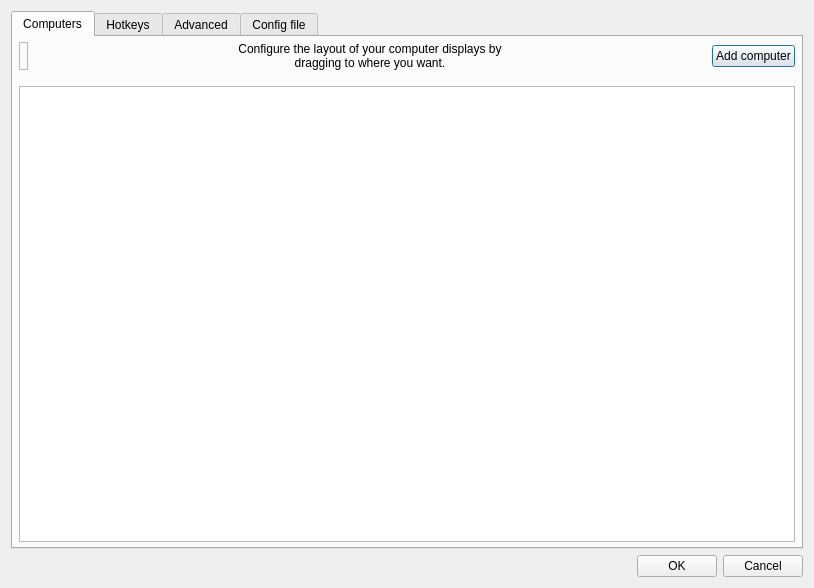
<?xml version="1.0" encoding="UTF-8"?>
<ui version="4.0">
 <class>ServerConfigDialog</class>
 <widget class="QDialog" name="ServerConfigDialog">
  <property name="geometry">
   <rect>
    <x>0</x>
    <y>0</y>
    <width>814</width>
    <height>588</height>
   </rect>
  </property>
  <property name="minimumSize">
   <size>
    <width>0</width>
    <height>0</height>
   </size>
  </property>
  <property name="windowTitle">
   <string>Server Configuration</string>
  </property>
  <layout class="QVBoxLayout">
   <item>
    <widget class="QTabWidget" name="m_pTabWidget">
     <property name="minimumSize">
      <size>
       <width>0</width>
       <height>0</height>
      </size>
     </property>
     <property name="currentIndex">
      <number>0</number>
     </property>
     <widget class="QWidget" name="m_pTabScreens">
      <attribute name="title">
       <string>Computers</string>
      </attribute>
      <layout class="QVBoxLayout">
       <property name="leftMargin">
        <number>6</number>
       </property>
       <property name="topMargin">
        <number>5</number>
       </property>
       <property name="rightMargin">
        <number>6</number>
       </property>
       <property name="bottomMargin">
        <number>5</number>
       </property>
       <item>
        <layout class="QHBoxLayout" name="m_pLayoutScreens">
         <property name="spacing">
          <number>6</number>
         </property>
         <item>
          <widget class="TrashScreenWidget" name="m_pTrashScreenWidget">
           <property name="acceptDrops">
            <bool>true</bool>
           </property>
           <property name="toolTip">
            <string>Drag a screen from the grid to the trashcan to remove it.</string>
           </property>
           <property name="frameShape">
            <enum>QFrame::StyledPanel</enum>
           </property>
           <property name="frameShadow">
            <enum>QFrame::Raised</enum>
           </property>
           <property name="text">
            <string/>
           </property>
           <property name="pixmap">
            <pixmap>:/icons/64x64/user-trash.png</pixmap>
           </property>
          </widget>
         </item>
         <item>
          <spacer name="horizontalSpacer_21">
           <property name="orientation">
            <enum>Qt::Horizontal</enum>
           </property>
           <property name="sizeHint" stdset="0">
            <size>
             <width>40</width>
             <height>20</height>
            </size>
           </property>
          </spacer>
         </item>
         <item>
          <widget class="QLabel" name="label_2">
           <property name="sizePolicy">
            <sizepolicy hsizetype="Preferred" vsizetype="Preferred">
             <horstretch>1</horstretch>
             <verstretch>0</verstretch>
            </sizepolicy>
           </property>
           <property name="maximumSize">
            <size>
             <width>310</width>
             <height>16777215</height>
            </size>
           </property>
           <property name="text">
            <string>Configure the layout of your computer displays by dragging to where you want.</string>
           </property>
           <property name="alignment">
            <set>Qt::AlignCenter</set>
           </property>
           <property name="wordWrap">
            <bool>true</bool>
           </property>
           <property name="indent">
            <number>-1</number>
           </property>
          </widget>
         </item>
         <item>
          <spacer name="horizontalSpacer_22">
           <property name="orientation">
            <enum>Qt::Horizontal</enum>
           </property>
           <property name="sizeHint" stdset="0">
            <size>
             <width>40</width>
             <height>20</height>
            </size>
           </property>
          </spacer>
         </item>
         <item>
          <layout class="QVBoxLayout" name="m_pLayoutAddComputer">
           <property name="spacing">
            <number>0</number>
           </property>
           <property name="leftMargin">
            <number>0</number>
           </property>
           <item>
            <widget class="QPushButton" name="m_pButtonAddComputer">
             <property name="text">
              <string>Add computer</string>
             </property>
             <property name="default">
              <bool>true</bool>
             </property>
            </widget>
           </item>
          </layout>
         </item>
        </layout>
       </item>
       <item>
        <spacer name="verticalSpacer">
         <property name="orientation">
          <enum>Qt::Vertical</enum>
         </property>
         <property name="sizeType">
          <enum>QSizePolicy::Fixed</enum>
         </property>
         <property name="sizeHint" stdset="0">
          <size>
           <width>20</width>
           <height>10</height>
          </size>
         </property>
        </spacer>
       </item>
       <item>
        <widget class="ScreenSetupView" name="m_pScreenSetupView">
         <property name="sizePolicy">
          <sizepolicy hsizetype="MinimumExpanding" vsizetype="Expanding">
           <horstretch>0</horstretch>
           <verstretch>0</verstretch>
          </sizepolicy>
         </property>
         <property name="minimumSize">
          <size>
           <width>0</width>
           <height>273</height>
          </size>
         </property>
         <property name="maximumSize">
          <size>
           <width>16777215</width>
           <height>16777215</height>
          </size>
         </property>
         <property name="acceptDrops">
          <bool>true</bool>
         </property>
         <property name="autoFillBackground">
          <bool>false</bool>
         </property>
         <property name="frameShape">
          <enum>QFrame::StyledPanel</enum>
         </property>
         <property name="frameShadow">
          <enum>QFrame::Sunken</enum>
         </property>
        </widget>
       </item>
      </layout>
     </widget>
     <widget class="QWidget" name="m_pTabHotkeys">
      <attribute name="title">
       <string>Hotkeys</string>
      </attribute>
      <layout class="QHBoxLayout">
       <item>
        <widget class="QGroupBox" name="groupBox">
         <property name="font">
          <font>
           <kerning>false</kerning>
          </font>
         </property>
         <property name="title">
          <string>&amp;Hotkeys</string>
         </property>
         <layout class="QGridLayout">
          <item row="0" column="0" rowspan="4">
           <widget class="QListWidget" name="m_pListHotkeys"/>
          </item>
          <item row="0" column="1">
           <widget class="QPushButton" name="m_pButtonNewHotkey">
            <property name="enabled">
             <bool>true</bool>
            </property>
            <property name="text">
             <string>&amp;New</string>
            </property>
           </widget>
          </item>
          <item row="1" column="1">
           <widget class="QPushButton" name="m_pButtonEditHotkey">
            <property name="enabled">
             <bool>false</bool>
            </property>
            <property name="text">
             <string>&amp;Edit</string>
            </property>
           </widget>
          </item>
          <item row="2" column="1">
           <widget class="QPushButton" name="m_pButtonRemoveHotkey">
            <property name="enabled">
             <bool>false</bool>
            </property>
            <property name="text">
             <string>&amp;Remove</string>
            </property>
           </widget>
          </item>
          <item row="3" column="1">
           <spacer>
            <property name="orientation">
             <enum>Qt::Vertical</enum>
            </property>
            <property name="sizeHint" stdset="0">
             <size>
              <width>75</width>
              <height>161</height>
             </size>
            </property>
           </spacer>
          </item>
         </layout>
        </widget>
       </item>
       <item>
        <widget class="QGroupBox" name="groupBox_2">
         <property name="font">
          <font>
           <kerning>true</kerning>
          </font>
         </property>
         <property name="title">
          <string>A&amp;ctions</string>
         </property>
         <layout class="QGridLayout">
          <item row="0" column="0" rowspan="4">
           <widget class="QListWidget" name="m_pListActions"/>
          </item>
          <item row="0" column="1">
           <widget class="QPushButton" name="m_pButtonNewAction">
            <property name="enabled">
             <bool>false</bool>
            </property>
            <property name="text">
             <string>Ne&amp;w</string>
            </property>
           </widget>
          </item>
          <item row="1" column="1">
           <widget class="QPushButton" name="m_pButtonEditAction">
            <property name="enabled">
             <bool>false</bool>
            </property>
            <property name="text">
             <string>E&amp;dit</string>
            </property>
           </widget>
          </item>
          <item row="2" column="1">
           <widget class="QPushButton" name="m_pButtonRemoveAction">
            <property name="enabled">
             <bool>false</bool>
            </property>
            <property name="text">
             <string>Re&amp;move</string>
            </property>
           </widget>
          </item>
          <item row="3" column="1">
           <spacer>
            <property name="orientation">
             <enum>Qt::Vertical</enum>
            </property>
            <property name="sizeHint" stdset="0">
             <size>
              <width>20</width>
              <height>40</height>
             </size>
            </property>
           </spacer>
          </item>
         </layout>
        </widget>
       </item>
      </layout>
     </widget>
     <widget class="QWidget" name="m_pTabAdvanced">
      <attribute name="title">
       <string>Advanced</string>
      </attribute>
      <layout class="QGridLayout" name="m_pGridCorners">
       <item row="0" column="1">
        <widget class="QGroupBox" name="m_pGroupCorners">
         <property name="font">
          <font>
           <kerning>true</kerning>
          </font>
         </property>
         <property name="title">
          <string>&amp;Dead corners (for this computer)</string>
         </property>
         <property name="checked">
          <bool>false</bool>
         </property>
         <layout class="QVBoxLayout" name="verticalLayout_6">
          <property name="topMargin">
           <number>6</number>
          </property>
          <item>
           <layout class="QGridLayout" name="m_pLayoutCorners">
            <item row="1" column="0">
             <widget class="QCheckBox" name="m_pCheckBoxCornerBottomLeft">
              <property name="text">
               <string>&amp;Bottom-left</string>
              </property>
             </widget>
            </item>
            <item row="0" column="0">
             <widget class="QCheckBox" name="m_pCheckBoxCornerTopLeft">
              <property name="text">
               <string>To&amp;p-left</string>
              </property>
             </widget>
            </item>
            <item row="1" column="1">
             <widget class="QCheckBox" name="m_pCheckBoxCornerBottomRight">
              <property name="text">
               <string>Bottom-ri&amp;ght</string>
              </property>
             </widget>
            </item>
            <item row="0" column="1">
             <widget class="QCheckBox" name="m_pCheckBoxCornerTopRight">
              <property name="text">
               <string>Top-rig&amp;ht</string>
              </property>
             </widget>
            </item>
           </layout>
          </item>
          <item>
           <layout class="QHBoxLayout" name="m_pLayoutCornerSize">
            <item>
             <widget class="QLabel" name="label">
              <property name="text">
               <string>Cor&amp;ner size</string>
              </property>
              <property name="buddy">
               <cstring>m_pSpinBoxSwitchCornerSize</cstring>
              </property>
             </widget>
            </item>
            <item>
             <spacer name="horizontalSpacer_7">
              <property name="orientation">
               <enum>Qt::Horizontal</enum>
              </property>
              <property name="sizeHint" stdset="0">
               <size>
                <width>40</width>
                <height>20</height>
               </size>
              </property>
             </spacer>
            </item>
            <item>
             <widget class="QSpinBox" name="m_pSpinBoxSwitchCornerSize">
              <property name="maximum">
               <number>30000</number>
              </property>
             </widget>
            </item>
            <item>
             <widget class="QLabel" name="label_3">
              <property name="sizePolicy">
               <sizepolicy hsizetype="Minimum" vsizetype="Minimum">
                <horstretch>0</horstretch>
                <verstretch>0</verstretch>
               </sizepolicy>
              </property>
              <property name="text">
               <string>px</string>
              </property>
             </widget>
            </item>
           </layout>
          </item>
          <item>
           <spacer name="verticalSpacer_7">
            <property name="orientation">
             <enum>Qt::Vertical</enum>
            </property>
            <property name="sizeHint" stdset="0">
             <size>
              <width>20</width>
              <height>0</height>
             </size>
            </property>
           </spacer>
          </item>
         </layout>
        </widget>
       </item>
       <item row="0" column="0">
        <widget class="QGroupBox" name="m_pGroupOptions">
         <property name="font">
          <font>
           <kerning>false</kerning>
          </font>
         </property>
         <property name="title">
          <string>&amp;Misc</string>
         </property>
         <layout class="QVBoxLayout" name="verticalLayout_4">
          <item>
           <widget class="QCheckBox" name="m_pCheckBoxDisableLockToScreen">
            <property name="text">
             <string>Disable lock to screen (scroll lock key)</string>
            </property>
           </widget>
          </item>
          <item>
           <widget class="QCheckBox" name="m_pCheckBoxRelativeMouseMoves">
            <property name="enabled">
             <bool>true</bool>
            </property>
            <property name="text">
             <string>Use &amp;relative mouse movements</string>
            </property>
           </widget>
          </item>
          <item>
           <widget class="QCheckBox" name="m_pCheckBoxWin32KeepForeground">
            <property name="enabled">
             <bool>true</bool>
            </property>
            <property name="text">
             <string>Don't take &amp;foreground window (Windows only)</string>
            </property>
           </widget>
          </item>
          <item>
           <layout class="QHBoxLayout" name="m_pLayoutClipboard">
            <property name="spacing">
             <number>6</number>
            </property>
            <item>
             <widget class="QCheckBox" name="m_pCheckBoxEnableClipboard">
              <property name="sizePolicy">
               <sizepolicy hsizetype="Minimum" vsizetype="Preferred">
                <horstretch>0</horstretch>
                <verstretch>0</verstretch>
               </sizepolicy>
              </property>
              <property name="text">
               <string>Enable clipboard sharing</string>
              </property>
              <property name="checked">
               <bool>true</bool>
              </property>
             </widget>
            </item>
            <item>
             <spacer name="horizontalSpacer">
              <property name="orientation">
               <enum>Qt::Horizontal</enum>
              </property>
              <property name="sizeHint" stdset="0">
               <size>
                <width>40</width>
                <height>20</height>
               </size>
              </property>
             </spacer>
            </item>
            <item>
             <widget class="QLabel" name="label_7">
              <property name="text">
               <string>Limit:</string>
              </property>
             </widget>
            </item>
            <item>
             <widget class="QSpinBox" name="m_pSpinBoxClipboardSizeLimit">
              <property name="enabled">
               <bool>false</bool>
              </property>
              <property name="maximum">
               <number>10000</number>
              </property>
              <property name="value">
               <number>3</number>
              </property>
             </widget>
            </item>
            <item>
             <widget class="QLabel" name="label_4">
              <property name="text">
               <string>MB</string>
              </property>
             </widget>
            </item>
           </layout>
          </item>
          <item>
           <spacer name="verticalSpacer_6">
            <property name="orientation">
             <enum>Qt::Vertical</enum>
            </property>
            <property name="sizeHint" stdset="0">
             <size>
              <width>20</width>
              <height>0</height>
             </size>
            </property>
           </spacer>
          </item>
         </layout>
        </widget>
       </item>
       <item row="1" column="0">
        <widget class="QGroupBox" name="m_pGroupNetwork">
         <property name="title">
          <string>&amp;Network</string>
         </property>
         <layout class="QVBoxLayout" name="verticalLayout_5">
          <item>
           <layout class="QHBoxLayout">
            <property name="spacing">
             <number>9</number>
            </property>
            <property name="leftMargin">
             <number>0</number>
            </property>
            <item>
             <widget class="QCheckBox" name="m_pCheckBoxHeartbeat">
              <property name="enabled">
               <bool>true</bool>
              </property>
              <property name="whatsThis">
               <string>&lt;html&gt;&lt;head/&gt;&lt;body&gt;&lt;p&gt;Enables the network heartbeat to ping clients every &lt;span style=&quot; font-style:italic;&quot;&gt;n&lt;/span&gt; seconds. This may help to diagnose network problems by retrying the connection if the client becomes unresponsive.&lt;/p&gt;&lt;/body&gt;&lt;/html&gt;</string>
              </property>
              <property name="text">
               <string>&amp;Check clients every</string>
              </property>
             </widget>
            </item>
            <item>
             <spacer>
              <property name="orientation">
               <enum>Qt::Horizontal</enum>
              </property>
              <property name="sizeHint" stdset="0">
               <size>
                <width>40</width>
                <height>20</height>
               </size>
              </property>
             </spacer>
            </item>
            <item>
             <widget class="QSpinBox" name="m_pSpinBoxHeartbeat">
              <property name="enabled">
               <bool>false</bool>
              </property>
              <property name="sizePolicy">
               <sizepolicy hsizetype="Maximum" vsizetype="Fixed">
                <horstretch>0</horstretch>
                <verstretch>0</verstretch>
               </sizepolicy>
              </property>
              <property name="minimum">
               <number>1000</number>
              </property>
              <property name="maximum">
               <number>30000</number>
              </property>
              <property name="singleStep">
               <number>1000</number>
              </property>
              <property name="value">
               <number>5000</number>
              </property>
             </widget>
            </item>
            <item>
             <widget class="QLabel" name="m_pLabel_16">
              <property name="text">
               <string>ms</string>
              </property>
             </widget>
            </item>
           </layout>
          </item>
          <item>
           <layout class="QHBoxLayout" name="horizontalLayout_5">
            <item>
             <widget class="QLabel" name="m_pLabelProtocol">
              <property name="whatsThis">
               <string>&lt;p&gt;Enables compatibility with programs that use either the Synergy or Barrier protocols:&lt;/p&gt;
&lt;ul&gt;
&lt;li&gt;Deskflow uses the Synergy protocol.&lt;/li&gt;
&lt;li&gt;Input Leap uses the Barrier protocol.&lt;/li&gt;
&lt;/ul&gt;
&lt;p&gt;A Deskflow client will automatically use either the Synergy or Barrier protocol depending on the server protocol.&lt;/p&gt;</string>
              </property>
              <property name="text">
               <string>Network protocol</string>
              </property>
             </widget>
            </item>
            <item>
             <spacer name="horizontalSpacer_8">
              <property name="orientation">
               <enum>Qt::Horizontal</enum>
              </property>
              <property name="sizeHint" stdset="0">
               <size>
                <width>40</width>
                <height>20</height>
               </size>
              </property>
             </spacer>
            </item>
            <item>
             <widget class="QRadioButton" name="m_pRadioProtocolSynergy">
              <property name="text">
               <string>&amp;Synergy</string>
              </property>
              <property name="checked">
               <bool>true</bool>
              </property>
             </widget>
            </item>
            <item>
             <widget class="QRadioButton" name="m_pRadioProtocolBarrier">
              <property name="text">
               <string>&amp;Barrier</string>
              </property>
             </widget>
            </item>
           </layout>
          </item>
          <item>
           <spacer name="verticalSpacer_3">
            <property name="orientation">
             <enum>Qt::Vertical</enum>
            </property>
            <property name="sizeHint" stdset="0">
             <size>
              <width>20</width>
              <height>0</height>
             </size>
            </property>
           </spacer>
          </item>
         </layout>
        </widget>
       </item>
       <item row="1" column="1">
        <widget class="QGroupBox" name="m_pGroupSwitch">
         <property name="font">
          <font>
           <kerning>true</kerning>
          </font>
         </property>
         <property name="title">
          <string>&amp;Switching</string>
         </property>
         <layout class="QVBoxLayout">
          <property name="spacing">
           <number>6</number>
          </property>
          <property name="topMargin">
           <number>6</number>
          </property>
          <property name="bottomMargin">
           <number>6</number>
          </property>
          <item>
           <layout class="QHBoxLayout">
            <item>
             <widget class="QCheckBox" name="m_pCheckBoxSwitchDelay">
              <property name="enabled">
               <bool>true</bool>
              </property>
              <property name="text">
               <string>Switch &amp;after waiting</string>
              </property>
             </widget>
            </item>
            <item>
             <spacer>
              <property name="orientation">
               <enum>Qt::Horizontal</enum>
              </property>
              <property name="sizeHint" stdset="0">
               <size>
                <width>40</width>
                <height>20</height>
               </size>
              </property>
             </spacer>
            </item>
            <item>
             <widget class="QSpinBox" name="m_pSpinBoxSwitchDelay">
              <property name="enabled">
               <bool>false</bool>
              </property>
              <property name="minimum">
               <number>10</number>
              </property>
              <property name="maximum">
               <number>10000</number>
              </property>
              <property name="singleStep">
               <number>10</number>
              </property>
              <property name="value">
               <number>250</number>
              </property>
             </widget>
            </item>
            <item>
             <widget class="QLabel" name="m_pLabel_14">
              <property name="text">
               <string>ms</string>
              </property>
             </widget>
            </item>
           </layout>
          </item>
          <item>
           <layout class="QHBoxLayout">
            <item>
             <widget class="QCheckBox" name="m_pCheckBoxSwitchDoubleTap">
              <property name="enabled">
               <bool>true</bool>
              </property>
              <property name="text">
               <string>Switch on double &amp;tap within</string>
              </property>
             </widget>
            </item>
            <item>
             <spacer>
              <property name="orientation">
               <enum>Qt::Horizontal</enum>
              </property>
              <property name="sizeHint" stdset="0">
               <size>
                <width>40</width>
                <height>20</height>
               </size>
              </property>
             </spacer>
            </item>
            <item>
             <widget class="QSpinBox" name="m_pSpinBoxSwitchDoubleTap">
              <property name="enabled">
               <bool>false</bool>
              </property>
              <property name="minimum">
               <number>10</number>
              </property>
              <property name="maximum">
               <number>10000</number>
              </property>
              <property name="singleStep">
               <number>10</number>
              </property>
              <property name="value">
               <number>250</number>
              </property>
             </widget>
            </item>
            <item>
             <widget class="QLabel" name="m_pLabel_15">
              <property name="text">
               <string>ms</string>
              </property>
             </widget>
            </item>
           </layout>
          </item>
          <item>
           <spacer name="verticalSpacer_5">
            <property name="orientation">
             <enum>Qt::Vertical</enum>
            </property>
            <property name="sizeHint" stdset="0">
             <size>
              <width>20</width>
              <height>0</height>
             </size>
            </property>
           </spacer>
          </item>
         </layout>
        </widget>
       </item>
       <item row="2" column="0">
        <spacer name="verticalSpacer_2">
         <property name="orientation">
          <enum>Qt::Vertical</enum>
         </property>
         <property name="sizeHint" stdset="0">
          <size>
           <width>20</width>
           <height>40</height>
          </size>
         </property>
        </spacer>
       </item>
      </layout>
     </widget>
     <widget class="QWidget" name="m_pTabAdvancedConfig">
      <property name="sizePolicy">
       <sizepolicy hsizetype="Preferred" vsizetype="Preferred">
        <horstretch>0</horstretch>
        <verstretch>0</verstretch>
       </sizepolicy>
      </property>
      <attribute name="title">
       <string>Config file</string>
      </attribute>
      <layout class="QVBoxLayout" name="verticalLayout_2">
       <property name="spacing">
        <number>15</number>
       </property>
       <property name="leftMargin">
        <number>120</number>
       </property>
       <property name="topMargin">
        <number>30</number>
       </property>
       <property name="rightMargin">
        <number>120</number>
       </property>
       <item alignment="Qt::AlignHCenter">
        <widget class="QLabel" name="label_5">
         <property name="font">
          <font>
           <pointsize>18</pointsize>
           <bold>true</bold>
          </font>
         </property>
         <property name="text">
          <string>Core server config file</string>
         </property>
         <property name="textFormat">
          <enum>Qt::PlainText</enum>
         </property>
        </widget>
       </item>
       <item>
        <widget class="QLabel" name="label_6">
         <property name="text">
          <string>Use a server config file to create complex screen layouts that are not possible with the simple grid-based screen layout editor.

Enabling this setting will disable the server config GUI.</string>
         </property>
         <property name="textFormat">
          <enum>Qt::MarkdownText</enum>
         </property>
         <property name="alignment">
          <set>Qt::AlignCenter</set>
         </property>
         <property name="wordWrap">
          <bool>true</bool>
         </property>
        </widget>
       </item>
       <item>
        <spacer name="verticalSpacer_4">
         <property name="orientation">
          <enum>Qt::Vertical</enum>
         </property>
         <property name="sizeType">
          <enum>QSizePolicy::Maximum</enum>
         </property>
         <property name="sizeHint" stdset="0">
          <size>
           <width>20</width>
           <height>30</height>
          </size>
         </property>
        </spacer>
       </item>
       <item>
        <layout class="QHBoxLayout" name="m_pLayoutConfigCheckbox">
         <property name="leftMargin">
          <number>0</number>
         </property>
         <property name="topMargin">
          <number>0</number>
         </property>
         <item>
          <spacer name="horizontalSpacer_2">
           <property name="orientation">
            <enum>Qt::Horizontal</enum>
           </property>
           <property name="sizeType">
            <enum>QSizePolicy::Expanding</enum>
           </property>
           <property name="sizeHint" stdset="0">
            <size>
             <width>40</width>
             <height>20</height>
            </size>
           </property>
          </spacer>
         </item>
         <item>
          <widget class="QCheckBox" name="m_pCheckBoxUseExternalConfig">
           <property name="sizePolicy">
            <sizepolicy hsizetype="Fixed" vsizetype="Fixed">
             <horstretch>0</horstretch>
             <verstretch>0</verstretch>
            </sizepolicy>
           </property>
           <property name="minimumSize">
            <size>
             <width>300</width>
             <height>0</height>
            </size>
           </property>
           <property name="text">
            <string>Use a server config file</string>
           </property>
          </widget>
         </item>
         <item>
          <spacer name="horizontalSpacer_3">
           <property name="orientation">
            <enum>Qt::Horizontal</enum>
           </property>
           <property name="sizeType">
            <enum>QSizePolicy::Expanding</enum>
           </property>
           <property name="sizeHint" stdset="0">
            <size>
             <width>40</width>
             <height>20</height>
            </size>
           </property>
          </spacer>
         </item>
        </layout>
       </item>
       <item>
        <layout class="QHBoxLayout" name="m_pLayoutConfigPath">
         <property name="leftMargin">
          <number>40</number>
         </property>
         <property name="topMargin">
          <number>0</number>
         </property>
         <item>
          <spacer name="horizontalSpacer_4">
           <property name="orientation">
            <enum>Qt::Horizontal</enum>
           </property>
           <property name="sizeType">
            <enum>QSizePolicy::Expanding</enum>
           </property>
           <property name="sizeHint" stdset="0">
            <size>
             <width>40</width>
             <height>20</height>
            </size>
           </property>
          </spacer>
         </item>
         <item>
          <widget class="QLabel" name="m_pLabelConfigFile">
           <property name="enabled">
            <bool>false</bool>
           </property>
           <property name="sizePolicy">
            <sizepolicy hsizetype="Fixed" vsizetype="Preferred">
             <horstretch>0</horstretch>
             <verstretch>0</verstretch>
            </sizepolicy>
           </property>
           <property name="minimumSize">
            <size>
             <width>96</width>
             <height>0</height>
            </size>
           </property>
           <property name="text">
            <string>Config file path</string>
           </property>
          </widget>
         </item>
         <item>
          <spacer name="horizontalSpacer_6">
           <property name="orientation">
            <enum>Qt::Horizontal</enum>
           </property>
           <property name="sizeType">
            <enum>QSizePolicy::Fixed</enum>
           </property>
           <property name="sizeHint" stdset="0">
            <size>
             <width>10</width>
             <height>20</height>
            </size>
           </property>
          </spacer>
         </item>
         <item>
          <widget class="QLineEdit" name="m_pEditConfigFile">
           <property name="enabled">
            <bool>false</bool>
           </property>
           <property name="sizePolicy">
            <sizepolicy hsizetype="Fixed" vsizetype="Fixed">
             <horstretch>0</horstretch>
             <verstretch>0</verstretch>
            </sizepolicy>
           </property>
           <property name="minimumSize">
            <size>
             <width>180</width>
             <height>0</height>
            </size>
           </property>
          </widget>
         </item>
         <item>
          <widget class="QPushButton" name="m_pButtonBrowseConfigFile">
           <property name="enabled">
            <bool>false</bool>
           </property>
           <property name="sizePolicy">
            <sizepolicy hsizetype="Fixed" vsizetype="Fixed">
             <horstretch>0</horstretch>
             <verstretch>0</verstretch>
            </sizepolicy>
           </property>
           <property name="minimumSize">
            <size>
             <width>0</width>
             <height>0</height>
            </size>
           </property>
           <property name="cursor">
            <cursorShape>PointingHandCursor</cursorShape>
           </property>
           <property name="text">
            <string/>
           </property>
           <property name="icon">
            <iconset>
             <normaloff>:/icons/64x64/folder.png</normaloff>:/icons/64x64/folder.png</iconset>
           </property>
           <property name="iconSize">
            <size>
             <width>20</width>
             <height>13</height>
            </size>
           </property>
           <property name="flat">
            <bool>true</bool>
           </property>
          </widget>
         </item>
         <item>
          <spacer name="horizontalSpacer_5">
           <property name="orientation">
            <enum>Qt::Horizontal</enum>
           </property>
           <property name="sizeType">
            <enum>QSizePolicy::Expanding</enum>
           </property>
           <property name="sizeHint" stdset="0">
            <size>
             <width>40</width>
             <height>20</height>
            </size>
           </property>
          </spacer>
         </item>
        </layout>
       </item>
       <item>
        <spacer name="verticalSpacer_1">
         <property name="orientation">
          <enum>Qt::Vertical</enum>
         </property>
         <property name="sizeHint" stdset="0">
          <size>
           <width>20</width>
           <height>40</height>
          </size>
         </property>
        </spacer>
       </item>
      </layout>
     </widget>
    </widget>
   </item>
   <item>
    <widget class="QDialogButtonBox" name="m_pButtonBox">
     <property name="orientation">
      <enum>Qt::Horizontal</enum>
     </property>
     <property name="standardButtons">
      <set>QDialogButtonBox::Cancel|QDialogButtonBox::Ok</set>
     </property>
    </widget>
   </item>
  </layout>
 </widget>
 <customwidgets>
  <customwidget>
   <class>ScreenSetupView</class>
   <extends>QTableView</extends>
   <header>ScreenSetupView.h</header>
   <container>1</container>
  </customwidget>
  <customwidget>
   <class>TrashScreenWidget</class>
   <extends>QLabel</extends>
   <header>widgets/TrashScreenWidget.h</header>
  </customwidget>
 </customwidgets>
 <tabstops>
  <tabstop>m_pButtonBrowseConfigFile</tabstop>
  <tabstop>m_pButtonAddComputer</tabstop>
  <tabstop>m_pScreenSetupView</tabstop>
  <tabstop>m_pListHotkeys</tabstop>
  <tabstop>m_pButtonNewHotkey</tabstop>
  <tabstop>m_pButtonEditHotkey</tabstop>
  <tabstop>m_pButtonRemoveHotkey</tabstop>
  <tabstop>m_pListActions</tabstop>
  <tabstop>m_pButtonNewAction</tabstop>
  <tabstop>m_pButtonEditAction</tabstop>
  <tabstop>m_pButtonRemoveAction</tabstop>
  <tabstop>m_pCheckBoxSwitchDelay</tabstop>
  <tabstop>m_pSpinBoxSwitchDelay</tabstop>
  <tabstop>m_pCheckBoxSwitchDoubleTap</tabstop>
  <tabstop>m_pSpinBoxSwitchDoubleTap</tabstop>
  <tabstop>m_pCheckBoxEnableClipboard</tabstop>
  <tabstop>m_pSpinBoxClipboardSizeLimit</tabstop>
  <tabstop>m_pCheckBoxHeartbeat</tabstop>
  <tabstop>m_pSpinBoxHeartbeat</tabstop>
  <tabstop>m_pCheckBoxRelativeMouseMoves</tabstop>
  <tabstop>m_pSpinBoxSwitchCornerSize</tabstop>
  <tabstop>m_pCheckBoxUseExternalConfig</tabstop>
  <tabstop>m_pEditConfigFile</tabstop>
  <tabstop>m_pTabWidget</tabstop>
 </tabstops>
 <resources/>
 <connections>
  <connection>
   <sender>m_pButtonBox</sender>
   <signal>accepted()</signal>
   <receiver>ServerConfigDialog</receiver>
   <slot>accept()</slot>
   <hints>
    <hint type="sourcelabel">
     <x>572</x>
     <y>424</y>
    </hint>
    <hint type="destinationlabel">
     <x>377</x>
     <y>-8</y>
    </hint>
   </hints>
  </connection>
  <connection>
   <sender>m_pButtonBox</sender>
   <signal>rejected()</signal>
   <receiver>ServerConfigDialog</receiver>
   <slot>reject()</slot>
   <hints>
    <hint type="sourcelabel">
     <x>641</x>
     <y>424</y>
    </hint>
    <hint type="destinationlabel">
     <x>595</x>
     <y>1</y>
    </hint>
   </hints>
  </connection>
  <connection>
   <sender>m_pCheckBoxSwitchDelay</sender>
   <signal>toggled(bool)</signal>
   <receiver>m_pSpinBoxSwitchDelay</receiver>
   <slot>setEnabled(bool)</slot>
   <hints>
    <hint type="sourcelabel">
     <x>110</x>
     <y>63</y>
    </hint>
    <hint type="destinationlabel">
     <x>110</x>
     <y>63</y>
    </hint>
   </hints>
  </connection>
  <connection>
   <sender>m_pCheckBoxSwitchDoubleTap</sender>
   <signal>toggled(bool)</signal>
   <receiver>m_pSpinBoxSwitchDoubleTap</receiver>
   <slot>setEnabled(bool)</slot>
   <hints>
    <hint type="sourcelabel">
     <x>110</x>
     <y>63</y>
    </hint>
    <hint type="destinationlabel">
     <x>110</x>
     <y>63</y>
    </hint>
   </hints>
  </connection>
  <connection>
   <sender>m_pCheckBoxHeartbeat</sender>
   <signal>toggled(bool)</signal>
   <receiver>m_pSpinBoxHeartbeat</receiver>
   <slot>setEnabled(bool)</slot>
   <hints>
    <hint type="sourcelabel">
     <x>110</x>
     <y>63</y>
    </hint>
    <hint type="destinationlabel">
     <x>110</x>
     <y>63</y>
    </hint>
   </hints>
  </connection>
  <connection>
   <sender>m_pListHotkeys</sender>
   <signal>itemDoubleClicked(QListWidgetItem*)</signal>
   <receiver>m_pButtonEditHotkey</receiver>
   <slot>click()</slot>
   <hints>
    <hint type="sourcelabel">
     <x>197</x>
     <y>115</y>
    </hint>
    <hint type="destinationlabel">
     <x>304</x>
     <y>115</y>
    </hint>
   </hints>
  </connection>
  <connection>
   <sender>m_pListActions</sender>
   <signal>itemDoubleClicked(QListWidgetItem*)</signal>
   <receiver>m_pButtonEditAction</receiver>
   <slot>click()</slot>
   <hints>
    <hint type="sourcelabel">
     <x>505</x>
     <y>120</y>
    </hint>
    <hint type="destinationlabel">
     <x>677</x>
     <y>118</y>
    </hint>
   </hints>
  </connection>
 </connections>
</ui>
